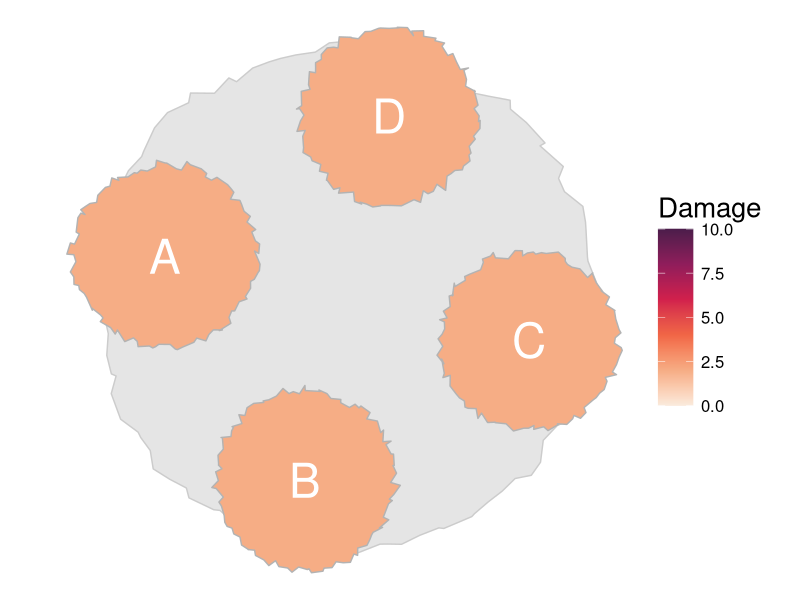
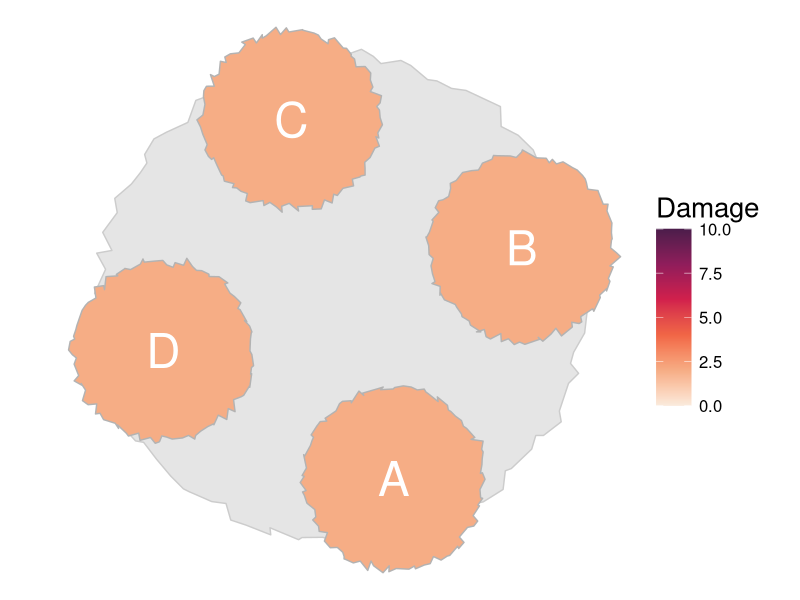
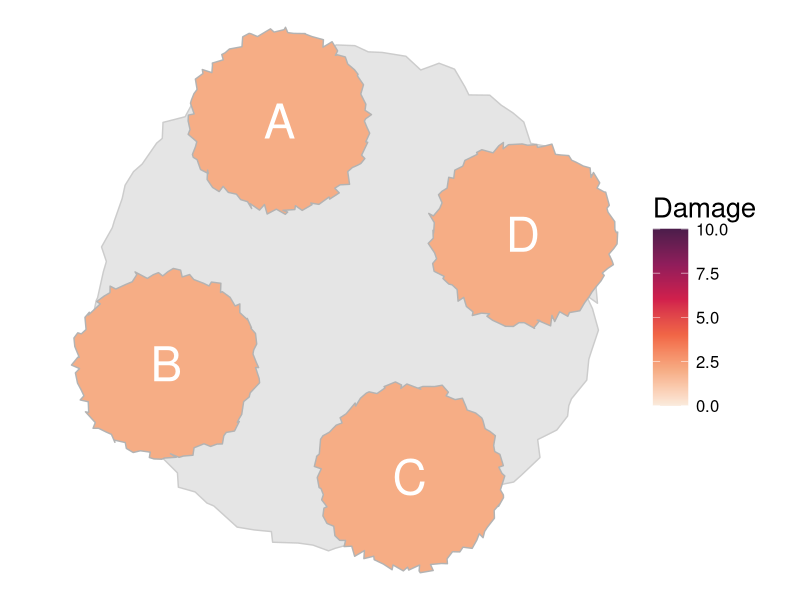
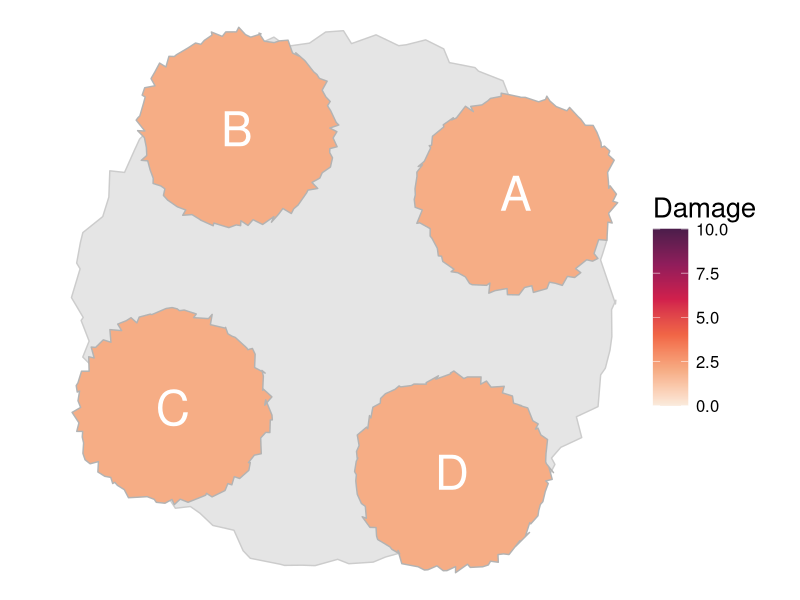
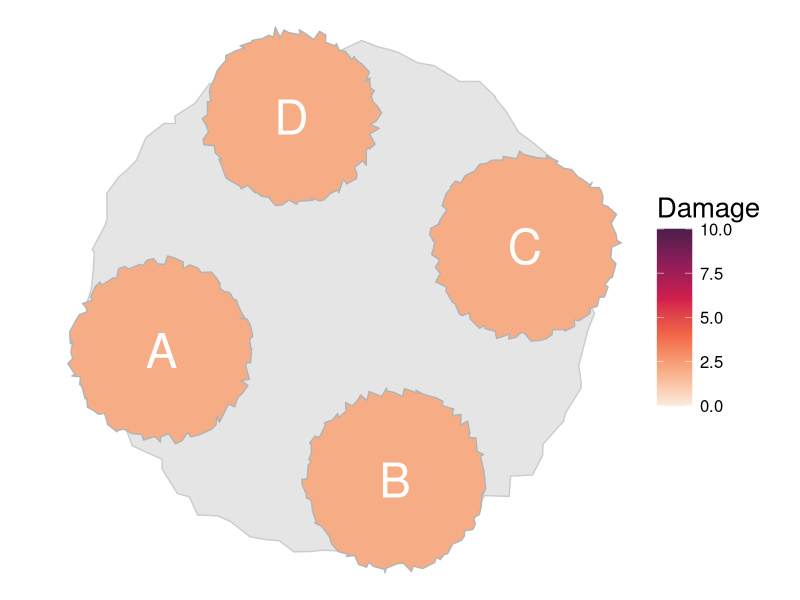
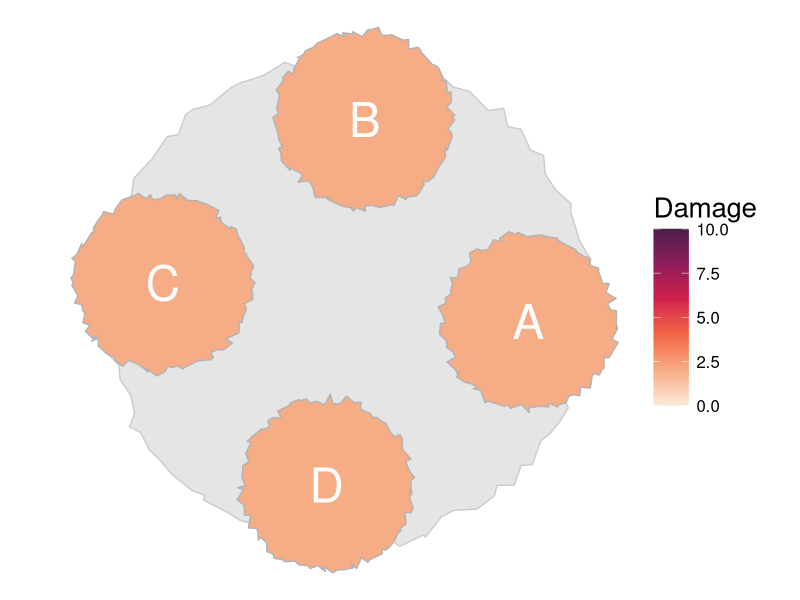
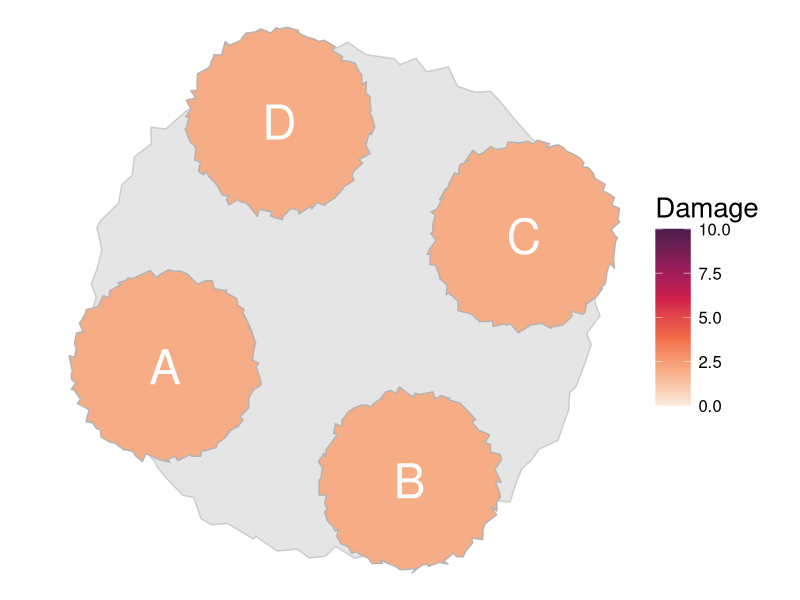
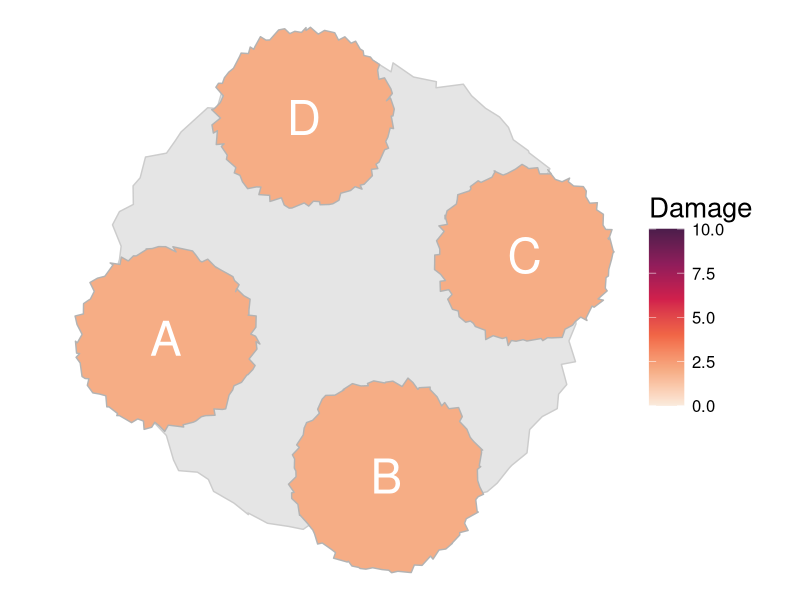

These figures' R source, in order: (Note: this script raises an error after producing the figures.)
library(tidyverse)
library(RColorBrewer)
library(viridis)
library(here)

###CIRCLE GENERATION###
#Helper functions
generate_circle <- function(radius) {
  num_points <- 100  # Number of points along the circle
  angles <- seq(0, 2 * pi, length.out = num_points)
  
  circle <- data.frame(
    x = radius * cos(angles),
    y = radius * sin(angles)
  )
  
  return(circle)
}

add_deviation_to_circle <- function(circle, deviation_factor = 0.05) {
  deviation_x <- runif(nrow(circle), -deviation_factor, deviation_factor)
  deviation_y <- runif(nrow(circle), -deviation_factor, deviation_factor)
  circle$x <- circle$x + deviation_x
  circle$y <- circle$y + deviation_y
  return(circle)
}

adjust_perimeter <- function(circle, target_perimeter) {
  perimeter <- sum(sqrt(diff(circle$x)^2 + diff(circle$y)^2))
  scale_factor <- target_perimeter / perimeter
  circle$x <- circle$x * scale_factor
  circle$y <- circle$y * scale_factor
  return(circle)
}

#Call this function to generate circle!
base_circle <- function(radius, target_perimeter, deviation_factor) {
  circle <- generate_circle(radius)
  circle <- add_deviation_to_circle(circle, deviation_factor)
  circle <- adjust_perimeter(circle, target_perimeter)
  return(circle)
}

#Polygon rotation helper function
rot <- function(df, angle_deg) {
  angle_rad <- angle_deg * (pi / 180)
  
  df_rotated <- df |>
    mutate(
      x_rot = x * cos(angle_rad) - y * sin(angle_rad),
      y_rot = x * sin(angle_rad) + y * cos(angle_rad),
      x = x_rot, 
      y = y_rot
    )
  
  return(df_rotated)
}

###MAP CREATION###
create_map = function(a_idx, col, starting_angle, intuition) {
  #Index for D country is 3 after index for A country -- select damage levels
  d_idx <- a_idx + 3
  props <- scenarios[a_idx:d_idx]
  
  #Declare polygon objects
  obj1 <- base_circle(.85, 3.8, .045)
  obj2 <- base_circle(.85, 3.8, .045)
  obj3 <- base_circle(.85, 3.8, .045)
  obj4 <- base_circle(.85, 3.8, .045)
  
  #Establish map-wise rotation
  first_obj_rad = starting_angle * pi/180
  second_obj_rad = first_obj_rad + pi/2 
  third_obj_rad = first_obj_rad + pi
  fourth_obj_rad = first_obj_rad + 3*pi/2
  
  #Choose angle of internal rotation
  rot_angle <- sample(0:360, size=1)
  rot_rad = rot_angle * pi/180
  
  #Calculate end-goal center coordinates of each polygon
  cntr1_x = cos(first_obj_rad)
  cntr1_y = sin(first_obj_rad)
  cntr2_x = cos(second_obj_rad)
  cntr2_y = sin(second_obj_rad)
  cntr3_x = cos(third_obj_rad)
  cntr3_y = sin(third_obj_rad)
  cntr4_x = cos(fourth_obj_rad)
  cntr4_y = sin(fourth_obj_rad)
  
  #Translating polygons to formerly-calculated center coordinates
  coords1 <- obj1 |>
    mutate(x = x + cntr1_x,
           y = y + cntr1_y,
           damage = props[1])
  coords2 <- obj2 |>
    mutate(x = x + cntr2_x,
           y = y + cntr2_y,
           damage = props[2])
  coords3 <- obj3 |>
    mutate(x = x + cntr3_x,
           y = y + cntr3_y,
           damage = props[3])
  coords4 <- obj4 |>
    mutate(x = x + cntr4_x,
           y = y + cntr4_y,
           damage = props[4])
  
  #Rotate polygons by same random amount because of odd rot() functionality
  coords1 <- rot(coords1, rot_angle)
  coords2 <- rot(coords2, rot_angle)
  coords3 <- rot(coords3, rot_angle)
  coords4 <- rot(coords4, rot_angle)
  
  #Create label overlay with polygon center coordinates
  #Adding rotation from rot() function to label coordinates
  cntr1_x_rot <- cntr1_x * cos(rot_rad) - cntr1_y * sin(rot_rad)
  cntr1_y_rot <- cntr1_x * sin(rot_rad) + cntr1_y * cos(rot_rad)
  cntr2_x_rot <- cntr2_x * cos(rot_rad) - cntr2_y * sin(rot_rad)
  cntr2_y_rot <- cntr2_x * sin(rot_rad) + cntr2_y * cos(rot_rad)
  cntr3_x_rot <- cntr3_x * cos(rot_rad) - cntr3_y * sin(rot_rad)
  cntr3_y_rot <- cntr3_x * sin(rot_rad) + cntr3_y * cos(rot_rad)
  cntr4_x_rot <- cntr4_x * cos(rot_rad) - cntr4_y * sin(rot_rad)
  cntr4_y_rot <- cntr4_x * sin(rot_rad) + cntr4_y * cos(rot_rad)
  
  labels <- data.frame(
    text = c("A", "B", "C", "D"),
    x = c(cntr1_x_rot, cntr2_x_rot, cntr3_x_rot, cntr4_x_rot),
    y = c(cntr1_y_rot, cntr2_y_rot, cntr3_y_rot, cntr4_y_rot))
  
  #Circle qualities pre-selected based on visual salience
  circle <- base_circle(1.7, 9, .055) 
  
  #Plot, store to object
  map <- ggplot() +
    geom_polygon(circle, mapping = aes(x = x, y = y), fill = "grey90", color = "grey80") +
    geom_polygon(data = coords1, aes(x = x, y = y, fill = damage), color  = "grey70") +
    geom_polygon(data = coords2, aes(x = x, y = y, fill = damage), color = "grey70") +
    geom_polygon(data = coords3, aes(x = x, y = y, fill = damage), color = "grey70") +
    geom_polygon(data = coords4, aes(x = x, y = y, fill = damage), color = "grey70") +
    geom_text(data = labels, aes(x = x, y = y, label = text), color = "white", size = 12) +
    labs(fill = "Damage") +
    coord_fixed() 
  
  if (intuition == "int") {
    rev = 1
  } else {
    rev = -1
  }
  
  if (col == "blues") { #Blue color map
    map_col <- map +
      scale_fill_distiller(direction = rev, palette = "Blues", limits = c(0, 10))}
  else { #Rocket color map
    map_col <- map +
      scale_fill_viridis_c(option = "rocket", begin = .2, end = 1, direction = -rev, limits = c(0, 10))
  }
  
  #Add void theme to eliminate grid lines, axes, etc. 
  map_col <- map_col + 
    theme_void() +  
    theme(plot.background = element_rect(fill = "white", color = NA),
          legend.key.size = unit(.9, 'cm'), 
          legend.text = element_text(size = 12), 
          legend.title = element_text(size = 20))
  return(map_col)
}


#Save map to repository
download_map = function(map, a_idx, intuition, col, i) {
  #Create scenario prefix, rename intuition level, add version number
  scenario = case_when(a_idx == 1 ~ "scen1",
                       a_idx == 5 ~ "scen2",
                       a_idx == 9 ~ "scen3",
                       a_idx == 13 ~ "scen4",
                       a_idx == 17 ~ "scen5",
                       a_idx == 21 ~ "scen6")
  intuition_level = if_else(intuition == "int", "intuitive", "nonintuitive")
  i = paste("ver", i)
  
  #Create name, folder name, and set path
  download_name <- paste(scenario, col, intuition_level, i, ".png", sep = "_")
  folder_name <- paste(scenario, col, intuition_level, "maps", sep = "_")
  path <- here("map_plots", folder_name, download_name) 
  
  #Save and return name for storage in attribute table
  ggsave(path, plot = map, width = 10, height = 8, dpi = 300)
  return(download_name)
}

#Scenario damage levels
scenarios <- c(c(2,2,2,2),c(8,8,4,4),c(4,4,8,8),c(8,5,5,2),c(2,5,5,8),c(5,5,2,8))
#Possible indices of country A for each scenario 
scenario_a_indx <- c(1,5,9,13,17,21)
#Differentiating between intuititon levels and color schemes 
int_nonint <- c("int", "nonint")
col_scheme <- c("rocket", "blues")
#Version number
iter <- c(1,2,3,4,5,6,7,8,9,10,11,12,13,14,15,16)
#Possible map rotations
#Any given two maps within an attribute combination will be at least 15 degrees apart
map_rot <- c(0,15,30,45,60,75,90,105,120,135,150,165,180,195,210,225,240,255,270,285,300,315,330,345)

#Initialize attributes dataframe
map_attributes <- data.frame(
  a_idx = c(),
  intuition = c(),
  color = c(),
  version = c(),
  starting_angle = c(),
  filename = c()
)

for (a_idx in scenario_a_indx) {
  for (col in col_scheme){
    for (intuition in int_nonint) {
      #Randomly choose 8 starting angles for 8 versions of a given combination
      starting_angle_arr <- sample(map_rot, size = 16, replace = FALSE)
      for (i in iter) {
        starting_angle = starting_angle_arr[i]
        
        map <- create_map(a_idx, col, starting_angle, intuition)
        
        filename <- download_map(map, a_idx, intuition, col, i)
        
        attr <- c(a_idx, intuition, col, i, starting_angle, filename)
        map_attributes <- map_attributes |> rbind(attr)
      }
    }
  }
}


map_attributes_edited <- map_attributes |>
  mutate(scenario_props = case_when(X.1. == 1 ~ '2_2_2_2',
                                    X.1. == 5 ~ '8_8_4_4',
                                    X.1. == 9 ~ '4_4_8_8',
                                    X.1. == 13 ~ '8_5_5_2',
                                    X.1. == 17 ~ '2_5_5_8',
                                    X.1. == 21 ~ '5_5_2_8')) |>
  select(-X.1.)

colnames(map_attributes_edited) <- c('intuition', 'colormap', 'version', 'rotation', 'file_name', 'scenario_props')

write.csv(map_attributes_edited, 'map_attributes.csv')
